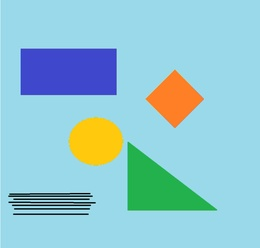
%> input picture test.jpg, 260 x 248 px, shrunk from 766 x 731 before the run
$ octave --eval "bai3_Hoang;"   (GNU Octave 9; MATLAB toolbox functions it lacks are replaced by stand-ins)
%> lines starting %> are read from the running program, lines starting %| are printed output that depends on the picture
function bai3_Hoang
close all;

i = imread('test.jpg');
%> i is the input picture: size 248x260x3 uint8; mean R, G, B 146.2, 199.7, 209.3
i = double(i);
%> i: size 248x260x3 double
[m,n,~] = size(i);
%> m = 248; n = 260

%tao CFA mau do: [ RxRx , xxxx, RxRx]
%Red Matrix
mR = zeros(m,n);
mR(1:2:end,1:2:end) = 1;
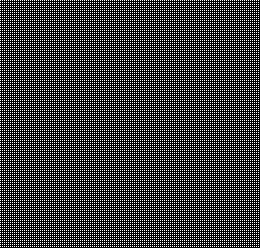
%> mR: size 248x260 double; values 0 (black) and 1 (white), 25% white in thin lines or dots

%Blue Matrix
mB = zeros(m,n);
mB(2:2:end,2:2:end) = 1;

%Green Matrix
mG = 1 - mR - mB;

%Gray Mosaic
jm = i(:,:,1).*mR + i(:,:,2).*mG + i(:,:,3).*mB;
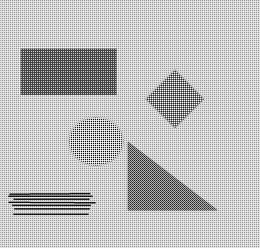
%> jm: size 248x260 double; min 0, max 255, mean 188.7

%Color Mosaic
jc = i;
jc(:,:,1) = jc(:,:,1).*mR;
jc(:,:,2) = jc(:,:,2).*mG;
jc(:,:,3) = jc(:,:,3).*mB;
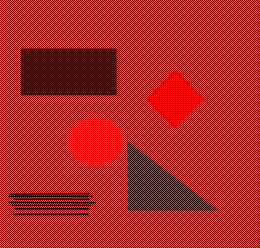
%> jc: size 248x260x3 double; mean R, G, B 36.5, 99.9, 52.3
figure
subplot(131); imshow(uint8(i)), title('Anh goc');
subplot(132); imshow(uint8(jm)), title('Gray Mosaic');
subplot(133); imshow(uint8(jc)), title('Color Mosaic');

green = zeros(m,n);
blue = green;
red = green;
green = greenChanel(jm,mG);
figure, imshowpair(uint8(i(:,:,2)),uint8(green),'montage');
red = redChanel(jm,mR,green,mB);
figure, imshowpair(uint8(i(:,:,1)),uint8(red),'montage');
blue = blueChanel(jm,mB,green,mR);
figure, imshowpair(uint8(i(:,:,3)),uint8(blue),'montage');
y = zeros(m,n,3);
y(:,:,1) = red;
y(:,:,2) = green;
y(:,:,3) = blue;
figure
subplot(221); imshow(uint8(i)); title('anh goc');
subplot(222); imshow(uint8(jm)); title('anh mosaic thuc te');
subplot(223); imshow(uint8(jc)); title('anh mosaic mau');
subplot(224); imshow(uint8(y)); title('anh demosaic');
end

function y = greenChanel(I,mG)
[j,k] = size(I);
%> j = 248; k = 260
y = zeros(j,k);
for m = 3:j-2
    for n = 3:k-2
        if(mG(m,n) == 0)
        deltaH = abs((I(m-2,n)+I(m+2,n))/2-I(m,n));
        deltaV = abs((I(m,n-2)+I(m,n-2))/2-I(m,n));
        if round(deltaH-deltaV)<0
            y(m,n)= (I(m-1,n)+I(m+1,n))/2;
        elseif round(deltaH-deltaV)>0
            y(m,n)= (I(m,n-1)+I(m,n-1))/2;
        else
            y(m,n)= (I(m-1,n)+I(m+1,n)+I(m,n-1)+I(m,n-1))/4;
        end
        end
    end
end
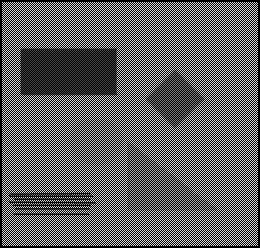
%> y: size 248x260 double; min 0, max 234, mean 96.4
%> after the loop, deltaH = 0; deltaV = 0
% [4 lines of commented-out code are left out]
y(mG==1) = I(mG==1);
end

function y = redChanel(I,mR,gC,mB)
[j,k] = size(I);
y = zeros(j,k);
for m = 2:j-1
    for n = 2:k -1
        if(mB(m,n) == 1)
        y(m,n) = ((I(m-1,n-1)-gC(m-1,n-1))+(I(m+1,n-1)-gC(m+1,n-1))+(I(m+1,n+1)+gC(m+1,n+1))+(I(m-1,n+1)-gC(m-1,n+1)))/4+gC(m,n);
        end
    end
end

for m = 2:j-1
    for n = 3:k-1
        if(mB(m,n) == 0)
        y(m,n) = ((I(m,n-1)-gC(m,n-1))+(I(m,n+1)-gC(m,n+1)))/2+gC(m,n);
        end
    end
end

for m = 3:j-1
    for n = 2:k-2
        if(mR(m,n) == 0)
        y(m,n) = ((I(m-1,n)-gC(m-1,n))+(I(m+1,n)-gC(m+1,n)))/2+gC(m,n);
        end
   end
end

y(mR==1) = I(mR==1);
end

function y = blueChanel(I,mR,gC,mB)
[j,k] = size(I);
y = zeros(j,k);
for m = 2:j-1
    for n = 2:k -1
        if(mB(m,n) == 1)
        y(m,n) = ((I(m-1,n-1)-gC(m-1,n-1))+(I(m+1,n-1)-gC(m+1,n-1))+(I(m+1,n+1)+gC(m+1,n+1))+(I(m-1,n+1)-gC(m-1,n+1)))/4+gC(m,n);
        end
    end
end

for m = 2:j-1
    for n = 3:k-1
        if(mB(m,n) == 0)
        y(m,n) = ((I(m,n-1)-gC(m,n-1))+(I(m,n+1)-gC(m,n+1)))/2+gC(m,n);
        end
    end
end
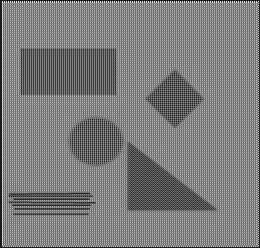
%> y: size 248x260 double; min -65, max 499.8, mean 212.3; drawn with min black and max white

for m = 3:j-1
    for n = 2:k-2
        if(mR(m,n) == 0)
        y(m,n) = ((I(m-1,n)-gC(m-1,n))+(I(m+1,n)-gC(m+1,n)))/2+gC(m,n);
        end
   end
end

y(mR==1) = I(mR==1);
end
%> in bai3_Hoang, `y(:,:,3) = blue;`:
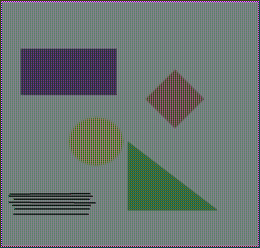
%> y: size 248x260x3 double; mean R, G, B 174.4, 196.3, 190.1; drawn with min black and max white
%> in bai3_Hoang, `imshow(uint8(y))`:
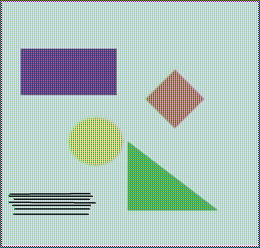
%> displayed picture: size 248x260x3, on the screen's scale of 0 to 255; mean R, G, B 173.2, 196.3, 188.9
